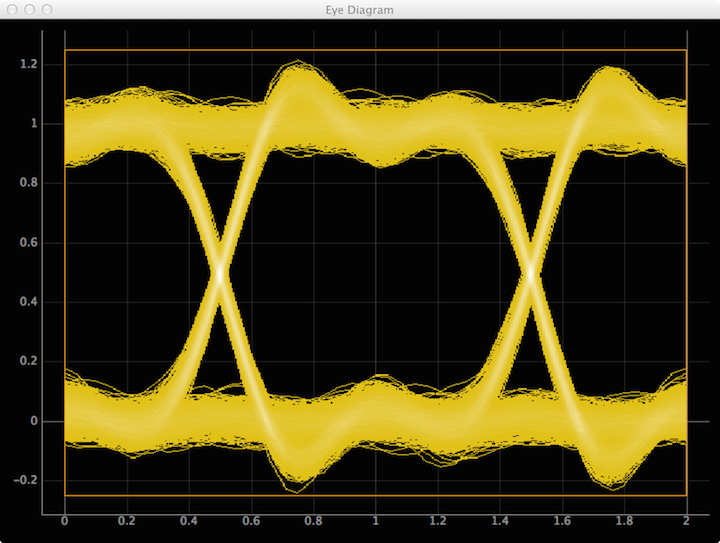

The script that drew this image:
# Copyright (c) 2015, Warren Weckesser.  All rights reserved.
# This software is licensed according to the "BSD 2-clause" license.
#
# Use pyqtgraph to display the eye diagram computed by eyediaram.grid_count.

import pyqtgraph as pg
from pyqtgraph.Qt import QtCore, QtGui
import numpy as np

from eyediagram.demo_data import demo_data
from eyediagram.core import grid_count


def colorize(counts, color1, color2=None):
    """
    Convert the integer array `counts` to an array of RGBA values.
    The colors assigned to the values 1 to counts.max() vary linearly
    from `color1` to `color2`.  If `color2` is not given, (255, 255, 255)
    is used.  The color assigned to the value 0 is (0, 0, 0), with an
    alpha value of 0.
    """
    if color2 is None:
        color2 = (255, 255, 255)
    m = counts.max()
    colors = np.zeros((m+1, 4), dtype=np.uint8)
    r = np.linspace(color1[0], color2[0], m)
    g = np.linspace(color1[1], color2[1], m)
    b = np.linspace(color1[2], color2[2], m)
    colors[1:, 0] = r
    colors[1:, 1] = g
    colors[1:, 2] = b
    colors[1:, 3] = 255
    colors[0, 3] = 0
    img = colors[counts]
    return img


# Generate image data
y = demo_data(5000, 24)
ybounds = (-0.25, 1.25)

# Compute the eye diagram image data.
counts = grid_count(y, 48, offset=16, size=(480, 480), bounds=ybounds)

# Convert counts to an array of RGBA values.
yellow = (224, 192, 48)
img_data = colorize(counts, yellow)

#-------------------------------------------------------------------------
# The rest of this script uses pyqtgraph to create a plot
# of the eye diagram.

pg.mkQApp()

win = pg.GraphicsLayoutWidget()
win.setWindowTitle('Eye Diagram')

# A plot area with axes for displaying the image.
p1 = win.addPlot()

# ImageItem for displaying the eye diagram as an image.
img = pg.ImageItem()
img.setImage(img_data.astype(np.float64))
img.setBorder(10)
p1.addItem(img)

# Set position and scale of image.
dy = ybounds[1] - ybounds[0]
img.scale(2./counts.shape[0], dy/counts.shape[1])
h = counts.shape[1]
p0 = h * ybounds[0]/dy
img.translate(0, p0)

# Show the grid lines in the plot.
ax = p1.getAxis('left')
ax.setGrid(192)
ax = p1.getAxis('bottom')
ax.setGrid(192)

win.resize(640, 480)
win.show()
#-------------------------------------------------------------------------


if __name__ == '__main__':
    import sys
    if (sys.flags.interactive != 1) or not hasattr(QtCore, 'PYQT_VERSION'):
        QtGui.QApplication.instance().exec_()
